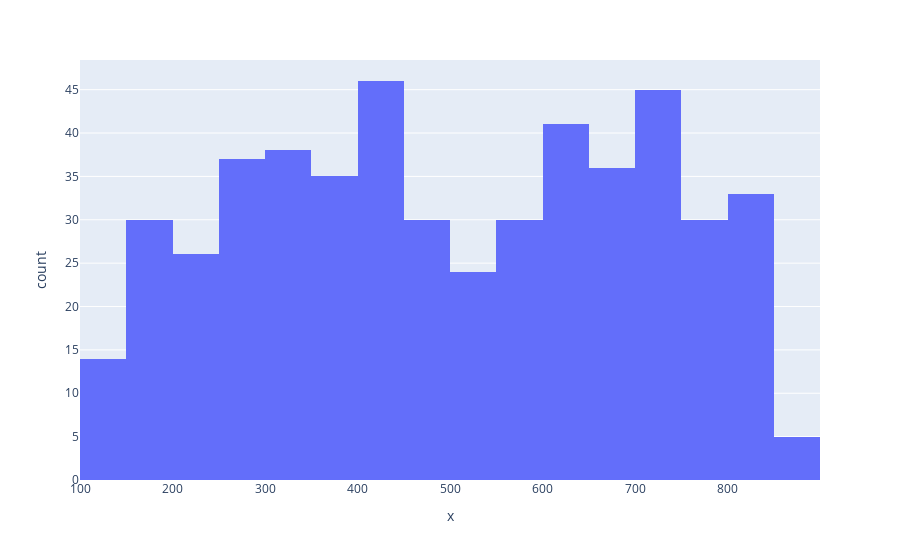

The cell this chart's notebook holds for it:
### Code cell
px.histogram(x=vet)

### Figure 1 — Plotly figure (JSON) as saved in the notebook; plotly's stock layout.template omitted (floating-point values rounded to 4 significant figures; data arrays with more than 128 entries replaced by an {"elided": "..."} marker saying what was removed)
{"data": [{"alignmentgroup": "True", "bingroup": "x", "hovertemplate": "x=%{x}<br>count=%{y}<extra></extra>", "legendgroup": "", "marker": {"color": "#636efa", "pattern": {"shape": ""}}, "name": "", "offsetgroup": "", "orientation": "v", "showlegend": false, "type": "histogram", "x": {"elided": "500 int values"}, "xaxis": "x", "yaxis": "y"}], "layout": {"barmode": "relative", "legend": {"tracegroupgap": 0}, "margin": {"t": 60}, "xaxis": {"anchor": "y", "domain": [0, 1], "title": {"text": "x"}}, "yaxis": {"anchor": "x", "domain": [0, 1], "title": {"text": "count"}}}}
